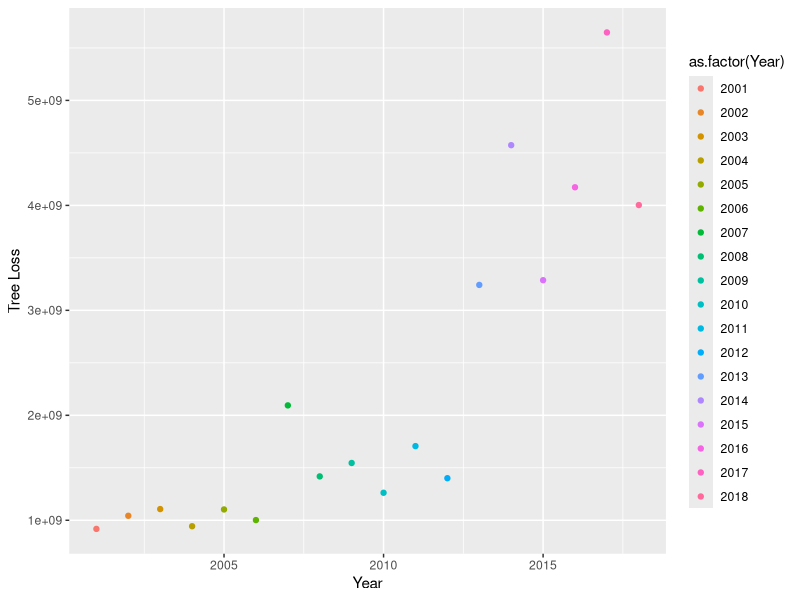
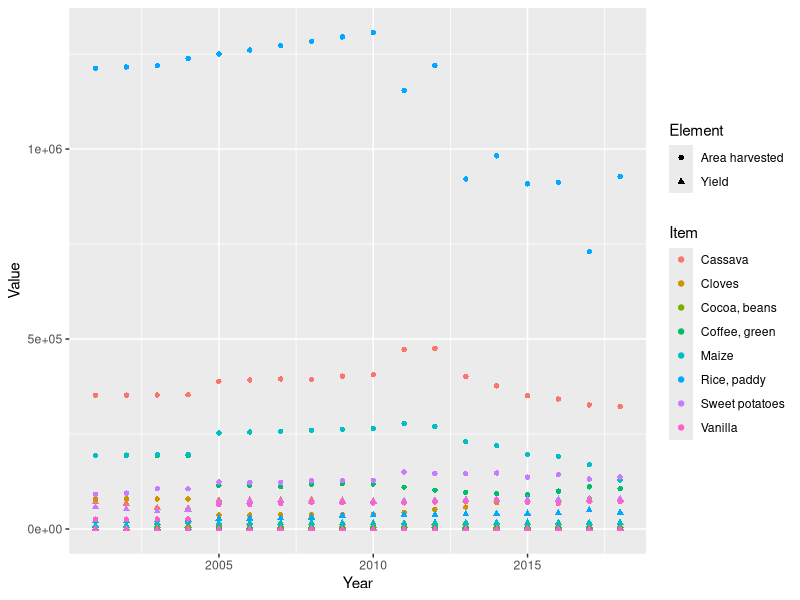
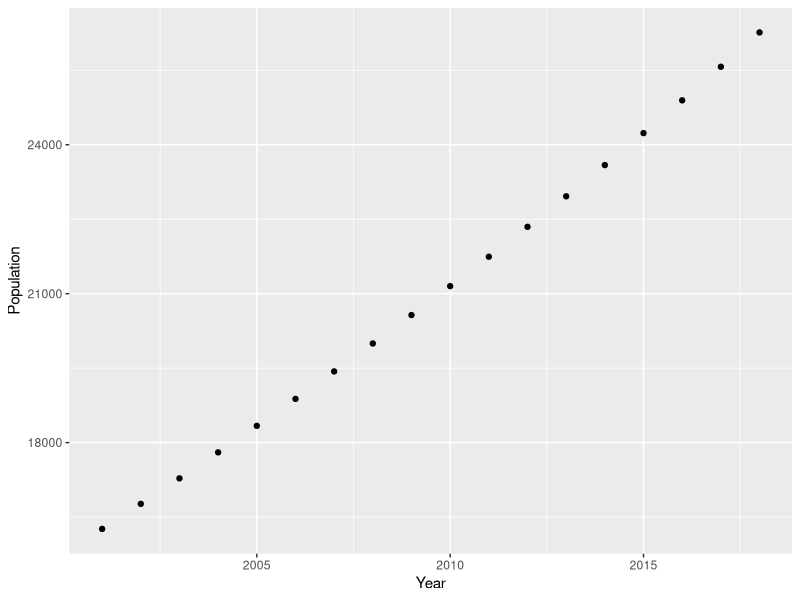
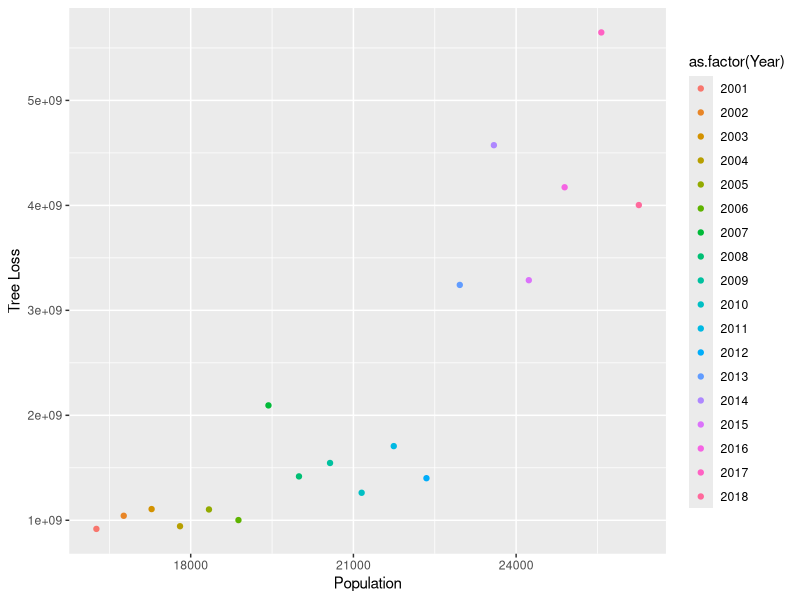
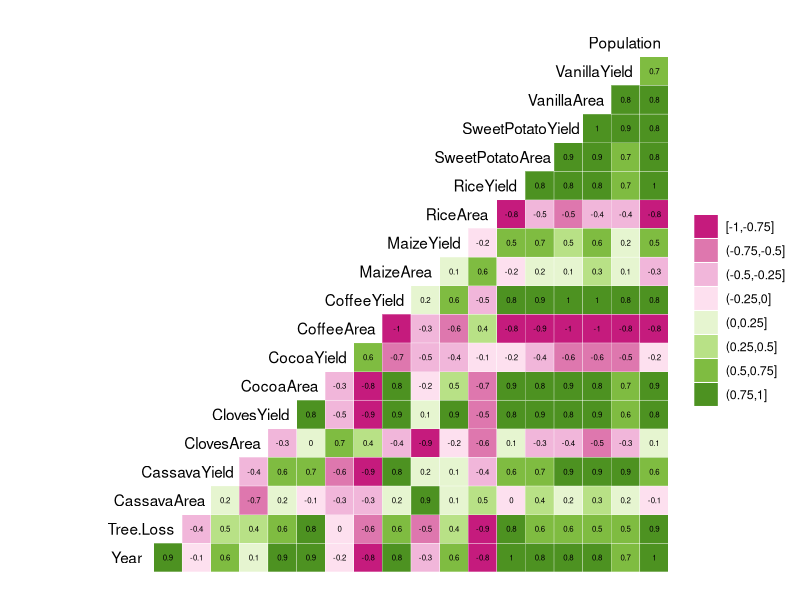

Generate these figures, in order, with R:
## ---- chunk 1
knitr::opts_chunk$set(echo = TRUE)
## ---- chunk 2
getwd()
library(tidyverse)
library(ggridges)
library(corrplot)
library(ggplot2)
library(GGally)
FullData <- read.csv("../ProcessedData/FullData.csv")
CropData <- read.csv("../RawData/CropData.csv")
## ---- chunk 3
TreeLossByYear <- ggplot(FullData, aes(x = Year, y = Tree.Loss, color = as.factor(Year) )) + 
  geom_point() +
  xlab("Year") +
  ylab("Tree Loss")
TreeLossByYear

## ---- chunk 4
CropPlot <- 
  ggplot(CropData, aes(x = Year, y = Value, shape = Element, color = Item)) +
  geom_point() 
print(CropPlot)
## ---- chunk 5
PopulationByYear <- 
  ggplot(FullData, aes(x = Year, y = Population)) + 
  geom_point() +
  xlab("Year") +
  ylab("Population") 
PopulationByYear

PopulationByTreeLoss <- ggplot(FullData, aes(x = Population, y = Tree.Loss, color = as.factor(Year) )) + 
  geom_point() +
  xlab("Population") +
  ylab("Tree Loss")
PopulationByTreeLoss
## ---- chunk 6
correlation <- ggcorr(FullData, nbreaks = 8, digits = 2, label = TRUE, label_size = 2, hjust = .9, layout.exp = 4, palette = "PiYG")
print(correlation)

## ---- chunk 7

